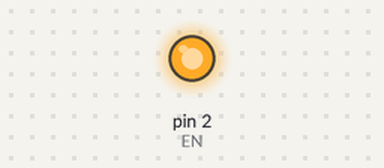
The sketch below on a simulated Arduino Uno, built with avr-gcc and run on an emulated ATmega328P. On the bench: output pins drawn as LEDs (lit = HIGH). What the sketch prints to the serial monitor is not drawn.

Above: at 0.1 s.
Timing chart, 0 to 1.6 s (numbered marks = the images above):
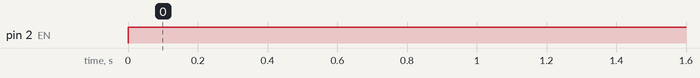

Measured:
- by itself, pin 2 (EN): LOW → HIGH at 0.00 s

The sketch:

RS485_Simple_Send_test.ino
```cpp
int EN = 2; //RS485 has a enable/disable pin to transmit or receive data. Arduino Digital Pin 2 = Rx/Tx 'Enable'; High to Transmit, Low to Receive

void setup()
{
  pinMode(EN, OUTPUT);
  Serial.begin(9600);
}

void loop()
{
// send data
  digitalWrite(EN, HIGH);//Enable data transmit
  Serial.print('A');
  delay(1000);
}
```
